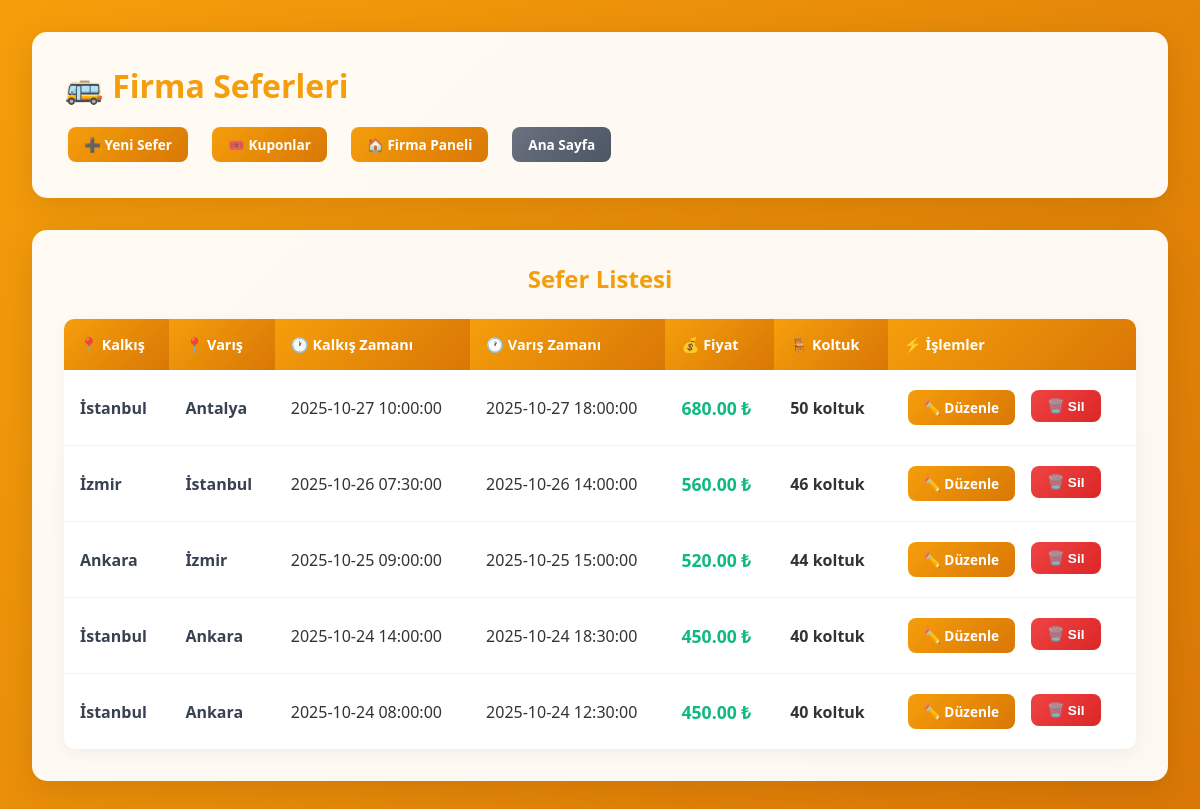
Screenshot of /company/trips.php (signed in) with the database file from the repository.
### tables this page shows
CREATE TABLE trips (
    id TEXT PRIMARY KEY,
    company_id TEXT NOT NULL,
    departure_location TEXT NOT NULL,
    arrival_location TEXT NOT NULL,
    departure_time DATETIME NOT NULL,
    arrival_time DATETIME NOT NULL,
    price REAL NOT NULL,
    seat_count INTEGER NOT NULL,
    created_at TIMESTAMP DEFAULT CURRENT_TIMESTAMP,
    FOREIGN KEY (company_id) REFERENCES companies(id) ON DELETE CASCADE
);

### public/company/trips.php (the view, shortened to what this page needs)
<?php
$pdo = Database::getConnection();
$stmt = $pdo->prepare('SELECT company_id FROM users WHERE id = :id LIMIT 1');
$stmt->execute([':id' => $_SESSION['user_id']]);
$companyId = $stmt->fetchColumn();
$trips = $pdo->prepare('SELECT * FROM trips WHERE company_id = :cid ORDER BY departure_time DESC');
$trips->execute([':cid' => $companyId]);
$trips = $trips->fetchAll();
?>
<!DOCTYPE html>
<html lang="tr">
<head>
    </head>
<body>
    <div class="container">
        <div class="header">
            <h2>🚌 Firma Seferleri</h2>
            <div class="nav">
                <a class="btn btn-primary" href="/company/trip_new.php">➕ Yeni Sefer</a>
                <a class="btn" href="/company/coupons.php">🎟️ Kuponlar</a>
                <a class="btn" href="/company/index.php">🏠 Firma Paneli</a>
                <a class="btn btn-secondary" href="/index.php">Ana Sayfa</a>
            </div>
        </div>
        <div class="trips-card">
            <h3 class="trips-title">Sefer Listesi</h3>
            <?php if (empty($trips)): ?>
                <div class="no-trips">
                    <h3>🚌 Henüz Sefer Yok</h3>
                    <p>İlk seferinizi eklemek için "Yeni Sefer" butonuna tıklayın.</p>
                    <a class="btn btn-primary" href="/company/trip_new.php" style="margin-top: 1rem;">➕ Yeni Sefer Ekle</a>
                </div>
            <?php else: ?>
                <table>
                    <thead>
                        <tr>
                            <th>📍 Kalkış</th>
                            <th>📍 Varış</th>
                            <th>🕐 Kalkış Zamanı</th>
                            <th>🕐 Varış Zamanı</th>
                            <th>💰 Fiyat</th>
                            <th>🪑 Koltuk</th>
                            <th>⚡ İşlemler</th>
                        </tr>
                    </thead>
                    <tbody>
                    <?php foreach ($trips as $t): ?>
                        <tr>
                            <td class="route"><?=htmlspecialchars($t['departure_location'])?></td>
                            <td class="route"><?=htmlspecialchars($t['arrival_location'])?></td>
                            <td><?=htmlspecialchars($t['departure_time'])?></td>
                            <td><?=htmlspecialchars($t['arrival_time'])?></td>
                            <td class="price"><?=number_format((float)$t['price'], 2)?> ₺</td>
                            <td><strong><?=htmlspecialchars((string)$t['seat_count'])?> koltuk</strong></td>
                            <td>
                                <div class="actions">
                                    <a class="btn" href="/company/trip_edit.php?id=<?=urlencode($t['id'])?>">✏️ Düzenle</a>
                                    <form method="post" style="display:inline" onsubmit="return confirm('Bu sefer silinsin mi?')">
                                        <button class="btn btn-danger" type="submit">🗑️ Sil</button>
                                    </form>
                                </div>
                            </td>
                        </tr>
                    <?php endforeach; ?>
                    </tbody>
                </table>
            <?php endif; ?>
        </div>
    </div>
</body>
</html>

### public/company/trips.php (style rules this page uses)
* { margin: 0; padding: 0; box-sizing: border-box; }
body { font-family: 'Segoe UI', Tahoma, Geneva, Verdana, sans-serif; background: linear-gradient(135deg, #f59e0b 0%, #d97706 100%); min-height: 100vh; color: #333; }
.container { max-width: 1400px; margin: 0 auto; padding: 2rem; }
.header { background: rgba(255, 255, 255, 0.95); backdrop-filter: blur(10px); border-radius: 15px; padding: 2rem; margin-bottom: 2rem; box-shadow: 0 8px 32px rgba(0, 0, 0, 0.1); }
.header h2 { font-size: 2rem; color: #f59e0b; margin-bottom: 1rem; }
.nav { display: flex; gap: 1rem; flex-wrap: wrap; }
.trips-card { background: rgba(255, 255, 255, 0.95); backdrop-filter: blur(10px); border-radius: 15px; padding: 2rem; box-shadow: 0 8px 32px rgba(0, 0, 0, 0.1); }
.trips-title { font-size: 1.5rem; color: #f59e0b; margin-bottom: 1.5rem; text-align: center; }
table { width: 100%; border-collapse: collapse; margin-top: 1rem; background: white; border-radius: 10px; overflow: hidden; box-shadow: 0 4px 15px rgba(0, 0, 0, 0.05); }
th { background: linear-gradient(135deg, #f59e0b, #d97706); color: white; padding: 1rem; text-align: left; font-weight: 600; font-size: 0.9rem; }
td { padding: 1rem; border-bottom: 1px solid #f1f3f4; transition: background-color 0.2s ease; }
tr:last-child td { border-bottom: none; }
.btn { padding: 0.5rem 1rem; border: none; background: linear-gradient(135deg, #f59e0b, #d97706); color: #fff; text-decoration: none; border-radius: 8px; font-weight: 600; transition: all 0.3s ease; display: inline-block; font-size: 0.85rem; margin: 0.25rem; }
.btn-primary { background: linear-gradient(135deg, #f59e0b, #d97706); }
.btn-danger { background: linear-gradient(135deg, #ef4444, #dc2626); }
.btn-secondary { background: linear-gradient(135deg, #6b7280, #4b5563); }
.route { font-weight: 600; color: #374151; }
.price { color: #10b981; font-weight: bold; font-size: 1.1rem; }
.actions { display: flex; gap: 0.5rem; flex-wrap: wrap; }

### rows the page displays
trips: departure_location "İstanbul", arrival_location "Antalya", departure_time "2025-10-27 10:00:00", arrival_time "2025-10-27 18:00:00", price "680.00", seat_count "50"
trips: departure_location "İzmir", arrival_location "İstanbul", departure_time "2025-10-26 07:30:00", arrival_time "2025-10-26 14:00:00", price "560.00", seat_count "46"
trips: departure_location "Ankara", arrival_location "İzmir", departure_time "2025-10-25 09:00:00", arrival_time "2025-10-25 15:00:00", price "520.00", seat_count "44"
trips: departure_location "İstanbul", arrival_location "Ankara", departure_time "2025-10-24 14:00:00", arrival_time "2025-10-24 18:30:00", price "450.00", seat_count "40"
trips: departure_location "İstanbul", arrival_location "Ankara", departure_time "2025-10-24 08:00:00", arrival_time "2025-10-24 12:30:00", price "450.00", seat_count "40"
